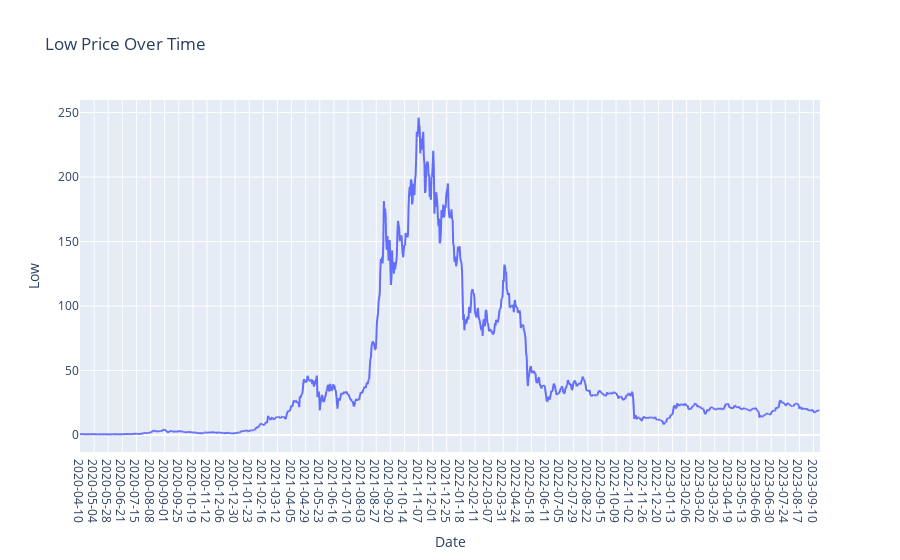

The notebook cell saved with this chart:
### Markdown cell above
## iii) Graph for Low Column Values

### Code cell
plt.figure(figsize=(14, 6))
fig = px.line(SOLANA.Low,x=SOLANA.Date, y='Low', labels={'x': 'Date', 'y': 'Price'}, title='Low Price Over Time')
fig.update_xaxes(type='category')  # Ensure the x-axis treats the index as categorical (date)
fig.show()

### Figure 1 — Plotly figure (JSON) as saved in the notebook; plotly's stock layout.template omitted (floating-point values rounded to 4 significant figures; data arrays with more than 128 entries replaced by an {"elided": "..."} marker saying what was removed)
{"data": [{"hovertemplate": "Date=%{x}<br>Low=%{y}<extra></extra>", "legendgroup": "", "line": {"color": "#636efa", "dash": "solid"}, "marker": {"symbol": "circle"}, "mode": "lines", "name": "", "showlegend": false, "type": "scattergl", "x": {"elided": "1260 str values"}, "xaxis": "x", "y": {"elided": "1260 float values"}, "yaxis": "y"}], "layout": {"legend": {"tracegroupgap": 0}, "title": {"text": "Low Price Over Time"}, "xaxis": {"anchor": "y", "domain": [0, 1], "title": {"text": "Date"}, "type": "category"}, "yaxis": {"anchor": "x", "domain": [0, 1], "title": {"text": "Low"}}}}
